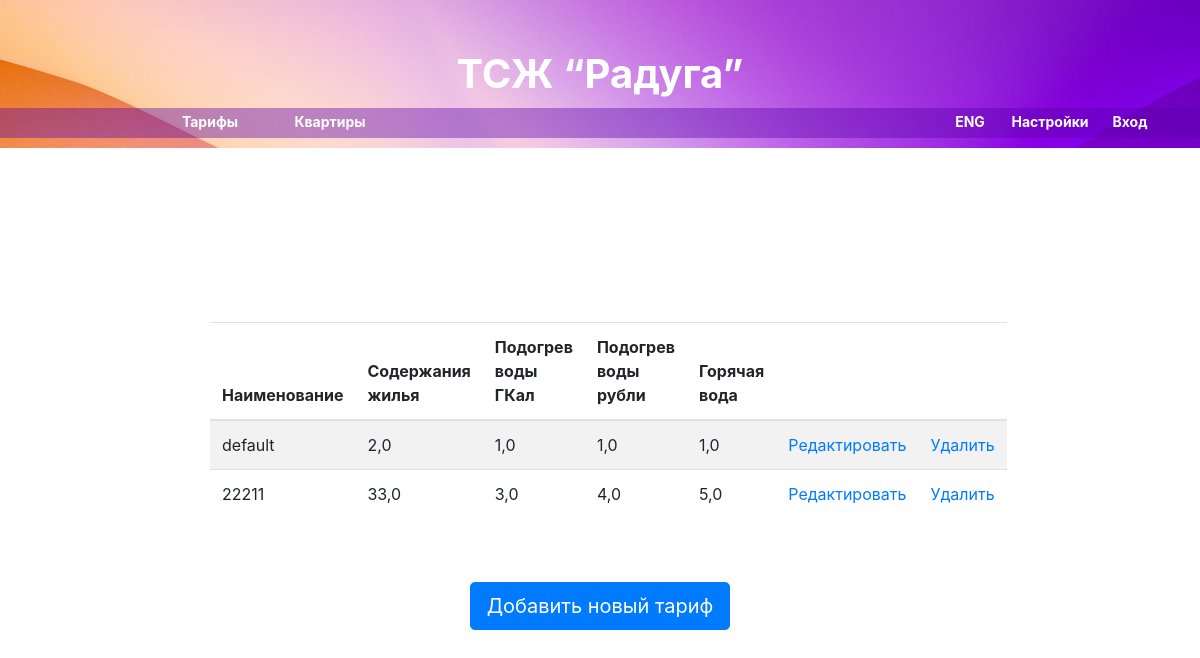
Page /tariff/ on the committed database.
### tariff/models.py (models this page shows, shortened)
class Tariff(models.Model):
    name = models.CharField(max_length=200)
    maintenance = models.FloatField(null=True, blank=True)
    heating = models.FloatField(null=True, blank=True)
    heating_rub = models.FloatField(null=True, blank=True)
    hot_water = models.FloatField(null=True, blank=True)
    hot_water_odn = models.FloatField(null=True, blank=True)
    cold_water = models.FloatField(null=True, blank=True)
    cold_water_odn = models.FloatField(null=True, blank=True)
    sewage = models.FloatField(null=True, blank=True)
    sewage_odn = models.FloatField(null=True, blank=True)
    solid_waste = models.FloatField(null=True, blank=True)
    electricity = models.FloatField(null=True, blank=True)
    lift = models.FloatField(null=True, blank=True)
    electricity_odn = models.FloatField(null=True, blank=True)
    capital_repair = models.FloatField(null=True, blank=True, default=0)
    class Meta:
        verbose_name = 'tariff'
        verbose_name_plural = 'tariffs'

### tariff/views.py (the view)
# urls.py: path('', TariffListView.as_view(), name='tariff_list'),
class TariffListView(TariffBaseView, TitleMixin, ListView):
    template_name = 'tariff/index.html'
    title = 'Тарифы'

### common/views.py (called while the page is built)
    def get_context_data(self, **kwargs):
        context = super(TitleMixin, self).get_context_data(**kwargs)
        context['title'] = self.title
        return context

### tariff/templates/tariff/index.html (shortened to what this page needs)
{% extends 'main/base.html' %}
{% block content %}
<div class="container d-flex mt-5" style="width: 70%;">
    <div class="col">
        <h1 class="text-center">Тарифы/Расценки</h1>
        <table class="table table-striped mt-5">
            <thead>
                <tr>
                    <th class="text-center" scope="col">Наименование</th>
                    <th>Содержания жилья</th>
                    <th>Подогрев воды ГКал</th>
                    <th>Подогрев воды рубли</th>
                    <th>Горячая вода</th>
                    <th></th>
                    <th></th>
                </tr>
            </thead>
            <tbody>
                {% for tariff in tariff_list  %}
                <tr>
                    <td class="ml-5">{{tariff.name}}</td>
                    <td class="ml-5">{{tariff.maintenance}}</td>
                    <td class="ml-5">{{tariff.heating}}</td>
                    <td class="ml-5">{{tariff.heating_rub}}</td>
                    <td class="ml-5">{{tariff.hot_water}}</td>
                    <td><a href="{% url 'tariff:tariff_update' tariff.id %} ">Редактировать</a></td>
                    <td><a href="{% url 'tariff:tariff_delete' tariff.id %}">Удалить</a></td>
                </tr>
            {% endfor %}
            </tbody>
        </table>
        <div class="d-flex justify-content-center">
            <a href="{% url 'tariff:tariff_create' %}" class="d-block btn btn-primary btn-lg my-5">Добавить новый тариф</a>
        </div>
    </div>
</div>
{% endblock content %}

### static/css/base.css (style rules this page uses)
h1 { font-family: 'Inter'; font-style: normal; font-weight: 700; font-size: 40px; line-height: 48px; color: #FFFFFF; margin: 0; padding-top: 30px; }

### rows in the picture
Tariff: name "default", maintenance "2,0", heating "1,0", heating_rub "1,0", hot_water "1,0"
Tariff: name "22211", maintenance "33,0", heating "3,0", heating_rub "4,0", hot_water "5,0"
